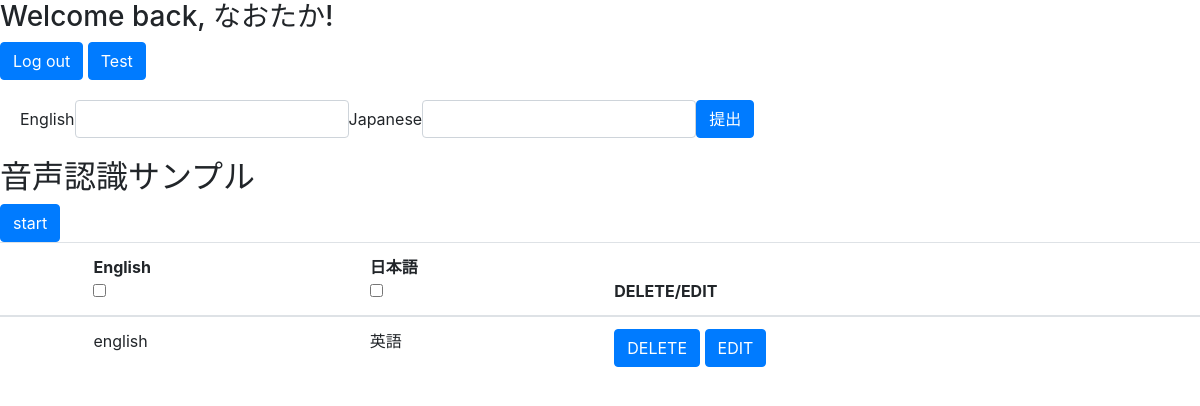
/learning (signed in), run on the app's committed database.
### Entrance/models.py (models this page shows)
class User(models.Model):
    name = models.CharField(max_length=225)
    email = models.CharField(max_length=225)
    password = models.CharField(max_length=225)
    created_at = models.DateTimeField(auto_now_add=True)
    updated_at = models.DateTimeField(auto_now=True)
    objects = UserManager()

class Dictionary(models.Model):
    creator = models.ForeignKey(User,related_name="words",on_delete=models.CASCADE)
    englishWord = models.CharField(max_length=225)
    japaneseWord = models.CharField(max_length=225)
    created_at = models.DateTimeField(auto_now_add=True)
    updated_at = models.DateTimeField(auto_now=True)

### Learning/views.py (the view)
# urls.py: path('learning',views.dashboard),
def dashboard(request):
    if 'user_id' not in request.session:
        return redirect('/entrance')
    dictionary = Dictionary.objects.filter(creator = User.objects.get(id=request.session['user_id'])).order_by('-created_at')
    context = {
        "dictionary":dictionary
    }
    return render(request,"dashboard.html",context)

### Learning/templates/dashboard.html (shortened to what this page needs)
<!DOCTYPE html>
<html lang="en">
<head>
  {% load static %}
  <link rel="stylesheet" href="{% static 'dashboard.css' %}"/>
  <link rel="stylesheet" href="https://stackpath.bootstrapcdn.com/bootstrap/4.3.1/css/bootstrap.min.css">
</head>
<body>
  <h3>Welcome back, {{request.session.user_name}}!</h3>
  <a href="/logout" class="btn btn-primary">Log out</a>
  <a href="/test"><button class="btn btn-primary">Test</button></a>
  <div class="submit-form">
  <form action="/addWords" method="post" class="form-inline">
    <div class="form-group">
      <label > English </label>
      <input type="text" name="engWord" minlength="1" class="form-control" ime-mode: "inactive">
    </div>
    <div class="form-group">
      <label> Japanese </label>
      <input type="text" name="japWord" minlength="1" class="form-control" ime-mode: "active" >
    </div>
    <input type="submit" value="提出" class="btn btn-primary">
  </form>
  </div>
  <h2>音声認識サンプル</h2>
  <button id="start-btn" class="btn btn-primary">start</button>
    <table class="display-word table">
      <thead>
        <tr>
          <th></th>
          <th>
            <div>English</div>
            <div id="switchArea">
              <input type="checkbox" id="switch1">
            </div>
          </th>
          <th>
            <div>日本語</div>
            <div id="switchArea">
              <input type="checkbox" id="switch1">
            </div>
          </th>
          <th>DELETE/EDIT</th>
        </tr>
      </thead>
      <tbody>
      {% for dict in dictionary %}
        <tr>
          <td></td>
          <td class = "EnglishWords">{{dict.englishWord}}</td>
          <td class = "JapaneseWords">{{dict.japaneseWord}}</td>
          <td>
            <a href="/delete/{{dict.id}}"><button class="btn btn-primary">DELETE</button></a>
            <input type="button" class="btn btn-primary" id='{{dict.id}}' value="EDIT">
          </td>
        </tr>
      {% endfor %}
      </tbody>
    </table>
</body>
</html>

### Learning/static/dashboard.css (style rules this page uses)
.submit-form { margin: 20px; }

### data on the page
User: session.user_name "なおたか"
Dictionary: englishWord "english", japaneseWord "英語"
